Frame 1 (no input): blank canvas, image omitted
Frame 60 (no input): blank canvas, image omitted
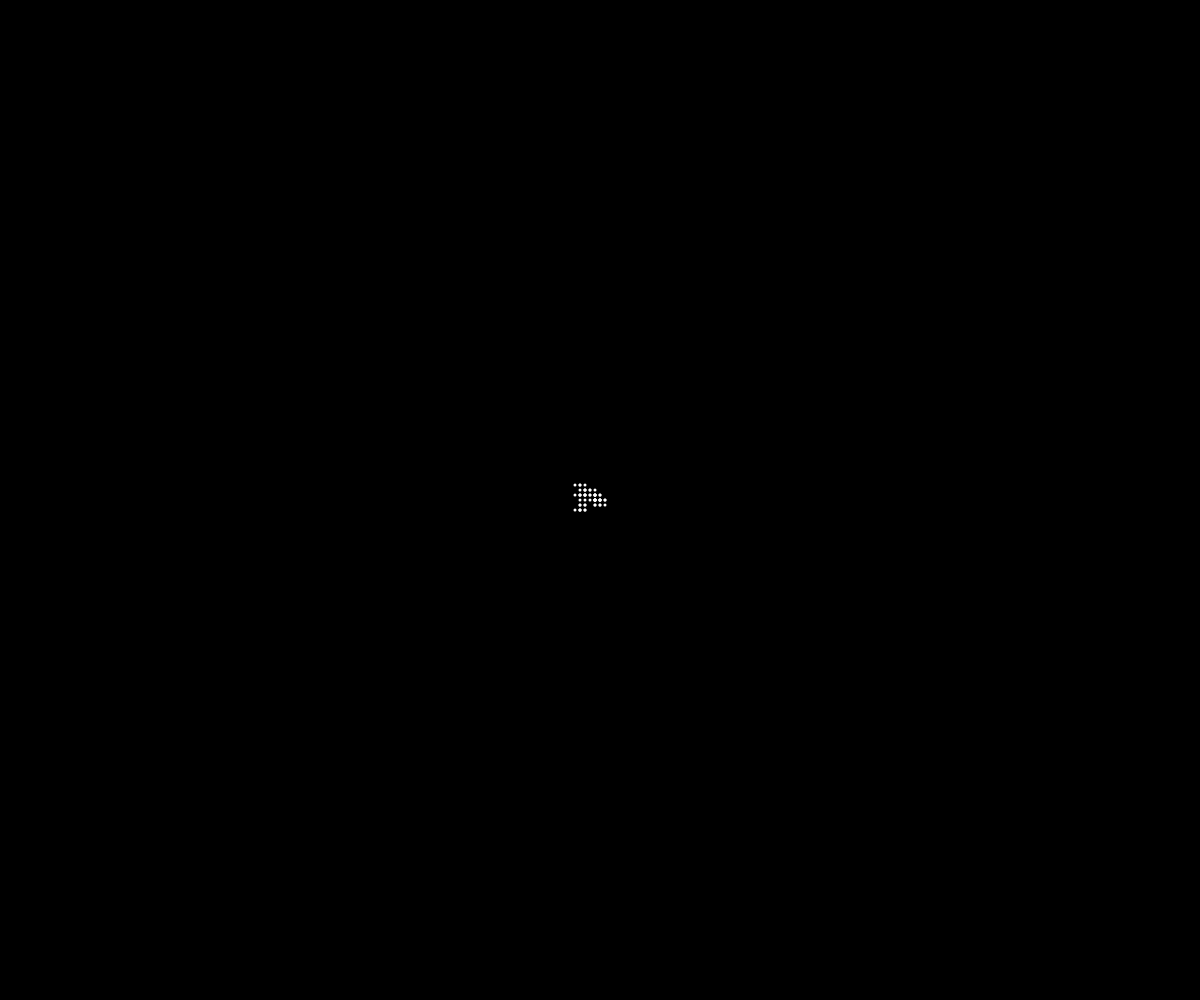
Frame 120 (the mouse pressed at the canvas centre since frame 60)

The p5.js sketch whose frames 1 and 60 were blank and that drew this single picture after the mouse press (run headless with seeded random() and noise() and a simulated clock; from frame 60 on, the mouse is pressed at the canvas centre):

// p5.js sketch
// ── sketch.js
// tittle
// date
//
// Extra for Experts:
// - describe what you did to take this project "above and beyond"

let theWalkers = [];
let colorOptions = ["red", "lime", "blue", "yellow", "white", "pink" ];

function setup() {
  createCanvas(windowWidth, windowHeight);
  background(0);
}

function draw() {
  for (let walker of theWalkers){
    walker.move();
    walker.display();
  }
}

function mousePressed(){
  let someWalker = new Walker(mouseX, mouseY, random(colorOptions));
  theWalkers.push(someWalker);
}

class Walker{
  constructor(x, y, color){
    this.x = x;
    this.y = y;
    this.color = color;
    this.speed = 5;
  }

  display(){
    noStroke();
    fill(this.color);
    ellipse(this.x, this.y, 3, 3);
  }

  move(){
    let choice = random(100);
    if (choice<25){
      this.x += this.speed;
    }
    else if (choice<50){
      this.x -= this.speed;
    }
    else if (choice<75){
      this.y += this.speed;
    }
    else if (choice<100){
      this.y -= this.speed;
    }
  }
}
